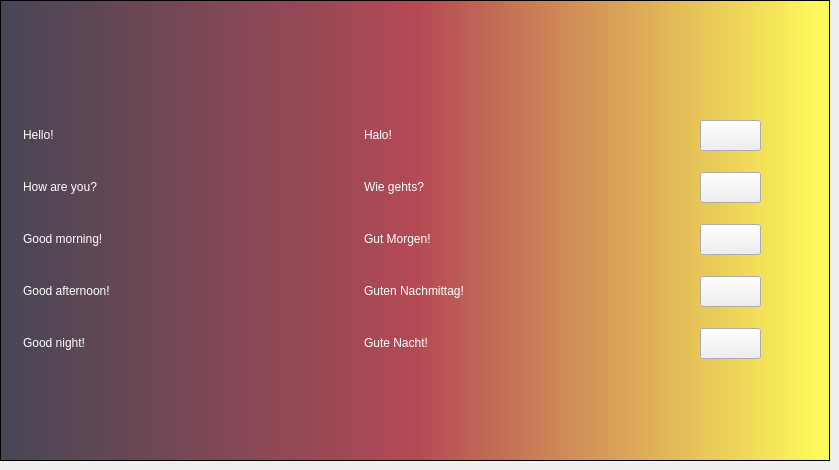
  <widget class="QWidget" name="tab_4">
   <attribute name="title">
    <string>German</string>
   </attribute>
   <widget class="QFrame" name="frame_4">
    <property name="geometry">
     <rect>
      <x>0</x>
      <y>0</y>
      <width>830</width>
      <height>461</height>
     </rect>
    </property>
    <property name="styleSheet">
     <string notr="true">QFrame {
	color: white;
}

QFrame#frame_4 { 
	background-color: qlineargradient(spread:pad, x1:0, y1:0, x2:1, y2:0, stop:0 rgba(70, 70, 85, 255), stop:0.5 rgba(180, 73, 85, 255), stop:1 rgba(255, 255, 90, 255));
}</string>
    </property>
    <property name="frameShape">
     <enum>QFrame::StyledPanel</enum>
    </property>
    <property name="frameShadow">
     <enum>QFrame::Raised</enum>
    </property>
    <widget class="QLabel" name="lb_flag_german">
     <property name="geometry">
      <rect>
       <x>364</x>
       <y>20</y>
       <width>102</width>
       <height>64</height>
      </rect>
     </property>
     <property name="styleSheet">
      <string notr="true"/>
     </property>
     <property name="text">
      <string/>
     </property>
    </widget>
    <widget class="QLabel" name="label_35">
     <property name="geometry">
      <rect>
       <x>23</x>
       <y>112</y>
       <width>100</width>
       <height>46</height>
      </rect>
     </property>
     <property name="styleSheet">
      <string notr="true">font: 75 28pt &quot;Trebuchet MS&quot;;</string>
     </property>
     <property name="text">
      <string>Hello!</string>
     </property>
    </widget>
    <widget class="QLabel" name="label_36">
     <property name="geometry">
      <rect>
       <x>23</x>
       <y>320</y>
       <width>196</width>
       <height>46</height>
      </rect>
     </property>
     <property name="styleSheet">
      <string notr="true">font: 75 28pt &quot;Trebuchet MS&quot;;</string>
     </property>
     <property name="text">
      <string>Good night!</string>
     </property>
    </widget>
    <widget class="QLabel" name="label_37">
     <property name="geometry">
      <rect>
       <x>23</x>
       <y>164</y>
       <width>219</width>
       <height>46</height>
      </rect>
     </property>
     <property name="styleSheet">
      <string notr="true">font: 75 28pt &quot;Trebuchet MS&quot;;</string>
     </property>
     <property name="text">
      <string>How are you?</string>
     </property>
    </widget>
    <widget class="QLabel" name="label_38">
     <property name="geometry">
      <rect>
       <x>23</x>
       <y>216</y>
       <width>246</width>
       <height>46</height>
      </rect>
     </property>
     <property name="styleSheet">
      <string notr="true">font: 75 28pt &quot;Trebuchet MS&quot;;</string>
     </property>
     <property name="text">
      <string>Good morning!</string>
     </property>
    </widget>
    <widget class="QLabel" name="label_39">
     <property name="geometry">
      <rect>
       <x>23</x>
       <y>268</y>
       <width>273</width>
       <height>46</height>
      </rect>
     </property>
     <property name="styleSheet">
      <string notr="true">font: 75 28pt &quot;Trebuchet MS&quot;;</string>
     </property>
     <property name="text">
      <string>Good afternoon!</string>
     </property>
    </widget>
    <widget class="QPushButton" name="pushButton_16">
     <property name="enabled">
      <bool>true</bool>
     </property>
     <property name="geometry">
      <rect>
       <x>700</x>
       <y>120</y>
       <width>61</width>
       <height>31</height>
      </rect>
     </property>
     <property name="styleSheet">
      <string notr="true"/>
     </property>
     <property name="text">
      <string/>
     </property>
    </widget>
    <widget class="QPushButton" name="pushButton_17">
     <property name="geometry">
      <rect>
       <x>700</x>
       <y>172</y>
       <width>61</width>
       <height>31</height>
      </rect>
     </property>
     <property name="text">
      <string/>
     </property>
    </widget>
    <widget class="QPushButton" name="pushButton_18">
     <property name="geometry">
      <rect>
       <x>700</x>
       <y>224</y>
       <width>61</width>
       <height>31</height>
      </rect>
     </property>
     <property name="text">
      <string/>
     </property>
    </widget>
    <widget class="QPushButton" name="pushButton_19">
     <property name="geometry">
      <rect>
       <x>700</x>
       <y>276</y>
       <width>61</width>
       <height>31</height>
      </rect>
     </property>
     <property name="text">
      <string/>
     </property>
    </widget>
    <widget class="QPushButton" name="pushButton_20">
     <property name="geometry">
      <rect>
       <x>700</x>
       <y>328</y>
       <width>61</width>
       <height>31</height>
      </rect>
     </property>
     <property name="text">
      <string/>
     </property>
    </widget>
    <widget class="QLabel" name="label_40">
     <property name="geometry">
      <rect>
       <x>364</x>
       <y>216</y>
       <width>246</width>
       <height>46</height>
      </rect>
     </property>
     <property name="styleSheet">
      <string notr="true">font: 75 28pt &quot;Trebuchet MS&quot;;</string>
     </property>
     <property name="text">
      <string>Gut Morgen!</string>
     </property>
    </widget>
    <widget class="QLabel" name="label_41">
     <property name="geometry">
      <rect>
       <x>364</x>
       <y>164</y>
       <width>219</width>
       <height>46</height>
      </rect>
     </property>
     <property name="styleSheet">
      <string notr="true">font: 75 28pt &quot;Trebuchet MS&quot;;</string>
     </property>
     <property name="text">
      <string>Wie gehts?</string>
     </property>
    </widget>
    <widget class="QLabel" name="label_42">
     <property name="geometry">
      <rect>
       <x>364</x>
       <y>268</y>
       <width>321</width>
       <height>46</height>
      </rect>
     </property>
     <property name="styleSheet">
      <string notr="true">font: 75 28pt &quot;Trebuchet MS&quot;;</string>
     </property>
     <property name="text">
      <string>Guten Nachmittag!</string>
     </property>
    </widget>
    <widget class="QLabel" name="label_43">
     <property name="geometry">
      <rect>
       <x>364</x>
       <y>320</y>
       <width>196</width>
       <height>46</height>
      </rect>
     </property>
     <property name="styleSheet">
      <string notr="true">font: 75 28pt &quot;Trebuchet MS&quot;;</string>
     </property>
     <property name="text">
      <string>Gute Nacht!</string>
     </property>
    </widget>
    <widget class="QLabel" name="label_44">
     <property name="geometry">
      <rect>
       <x>364</x>
       <y>112</y>
       <width>221</width>
       <height>46</height>
      </rect>
     </property>
     <property name="styleSheet">
      <string notr="true">font: 75 28pt &quot;Trebuchet MS&quot;;</string>
     </property>
     <property name="text">
      <string>Halo!</string>
     </property>
    </widget>
   </widget>
  </widget>
